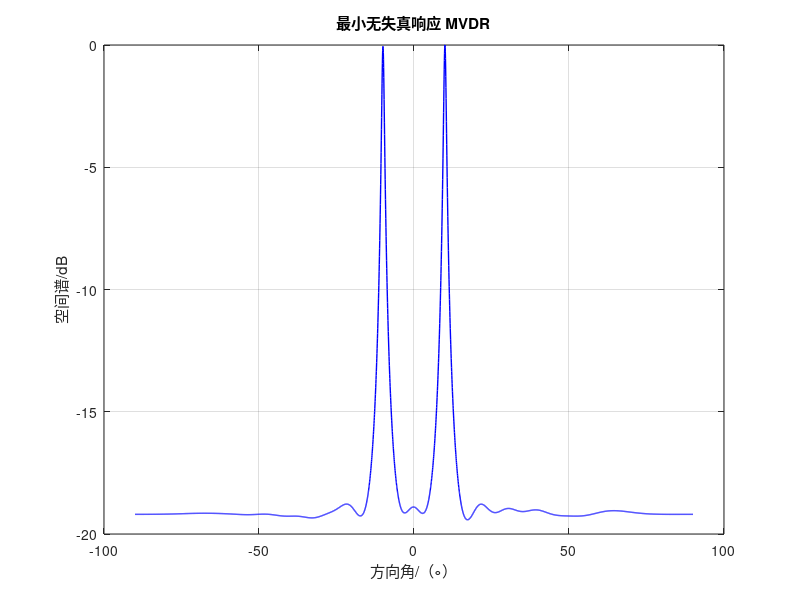

The MATLAB script that drew this image:
% MVDR_simulation.m
clc;
clear;

% 初始化参数
f0 = 1e10; % 信号频率为 X 波段 10 GHz
fs = 3 * f0; % 采样频率
N = 1000; % 快拍数
c = 3e8; % 光速
lamda = c / f0; % 求波长
d = lamda / 2; % 阵元间隔
M = 16; % 阵元数目
theta = [-10; 10]; % 方向来向角
theta_p = -90:0.05:90; % 方向角度扫描范围
atheta = exp(-j * 2 * pi * d * sin(theta / 180 * pi) * (0:M-1) / lamda); % 空域导向矢量

% 构建信号
s1 = sin(2 * pi * f0 * (0:1/fs:(N-1)/fs));
s2 = cos(2 * pi * f0 * (0:1/fs:(N-1)/fs));
S = [s1; s2];

% 信号模型
X = atheta' * S;
X = awgn(X, 10); % 添加白高斯噪声，SNR=10dB
Rhat = X * X' / N; % 协方差矩阵估计
RhaT = Rhat^-1; % 求逆

% MVDR 法
for i = 1:length(theta_p)
    atheta_p = exp(-j * 2 * pi * d * sin(theta_p(i) / 180 * pi) * (0:M-1) / lamda);
    p2(i) = abs(1 / (atheta_p * RhaT * atheta_p'));
end
P2 = 10 * log10(p2 / max(p2));

% 绘制图形
figure();
plot(theta_p, P2, 'b', 'linewidth', 1);
title('最小无失真响应 MVDR');
xlabel('方向角/（\circ）');
ylabel('空间谱/dB');
grid on;
